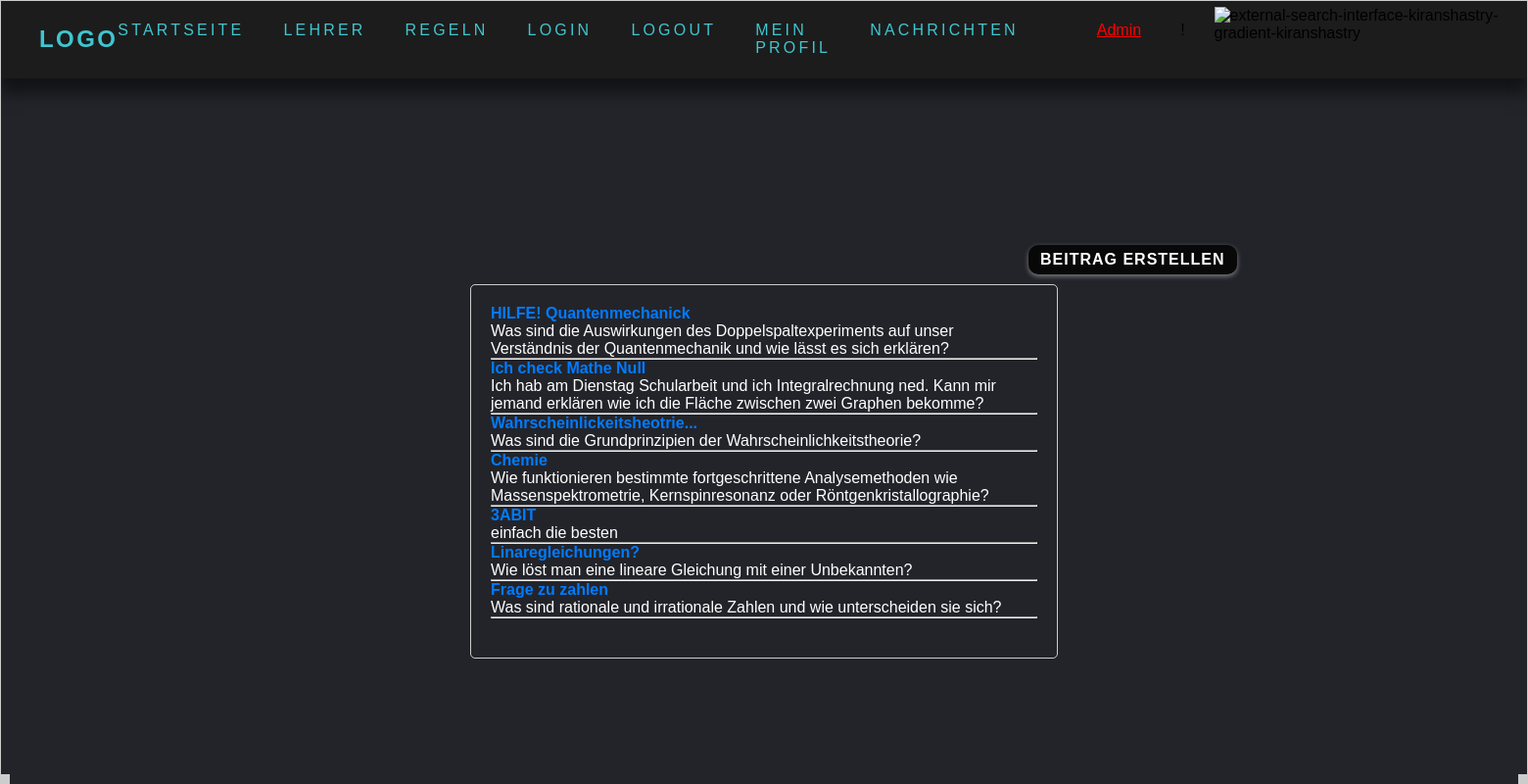
The app's page / (signed in) with its own data.
### forum_app/models.py (models this page shows, shortened)
class beitrag(models.Model):
    titel = models.CharField(max_length=100)
    beitrag = models.CharField(max_length=500)
    likes = models.ManyToManyField(User, related_name='liked_beitraege', blank=True)
    image = models.ImageField(upload_to="static/test", null=True, blank=True)

### forum_app/views.py (the view)
# urls.py: path('', views.index,name='index'),
def index(request):
    post = forms.PostBeitrag()
    all_beitrag = beitrag.objects.all()
    all_comment = comment.objects.all()
    if request.method == 'POST':
        post = forms.PostBeitrag(request.POST)
        if post.is_valid():
            post.save(commit=True)
            post = forms.PostBeitrag()
            return HttpResponseRedirect(reverse('index'))
    return render(request, 'forum_app/index.html',{'beitrag_form':post, 'beitrag':all_beitrag, 'beitrag.comment.all':all_comment,})

### forum_app/forms.py
class PostBeitrag(forms.ModelForm):
    class Meta:
        model = beitrag
        fields = ['titel', 'beitrag', 'image']
        widgets = {'beitrag': forms.Textarea(attrs={'placeholder': 'Beitrag'}),
                   'titel':forms.TextInput(attrs={'placeholder': 'Titel'})}

### templates/forum_app/index.html (shortened to what this page needs)
<!DOCTYPE html>
{% load static %}
<html lang="de">
    <head>
        <link href="{%static 'style2.css'%}" rel="stylesheet">
        <link href="{%static 'index.css'%}" rel="stylesheet">
    </head>
    <body>
      <header>
        <a href ="{% url 'index' %}" class="logo"> Logo </a>
        <div class="nav">
          <ul class="navigation">
                <li><a href="{% url 'index' %}">Startseite</a></li>
                <li><a href="{% url 'lehrer' %}">Lehrer</a></li>
                <li><a href="{% url 'rules' %}">Regeln</a></li>
                <li><a href="{% url 'login' %}">Login</a></li>
                {% if user.is_authenticated %}
                <li><a class="loged-in" href="{% url 'logout' %}">Logout</a></li>
                  <li><a href="{%url 'profil'%}" class="loged-in">Mein Profil</a></li>
                  <li><a href="{%url 'inbox'%}" class="loged-in">Nachrichten</a></li>
                  {% if user.is_superuser %}
                  <li></li><a href="{% url 'admin:index' %}" class="loged-in" style="color: red;" >Admin</a>
                  {%endif%}!
              {%endif%}
            </div>
            <div class="search">
              <span class="icon">
              <img name="search-outline" class="searchBtn" width="32" height="32" src="https://img.icons8.com/external-kiranshastry-gradient-kiranshastry/64/external-search-interface-kiranshastry-gradient-kiranshastry.png" alt="external-search-interface-kiranshastry-gradient-kiranshastry"/>
            </span>
            </div>
      </header>
      <input id="post_erstellen" type="submit" value="Beitrag erstellen">
      <div class="box">
        <div class="box-inner">
  {% if user.is_authenticated %}
    <ul>
      {% for post in beitrag %}
        <strong><a href="{% url 'beitrag-detail' post.pk %}">{{ post.titel }}</a> <br/> </strong>
        {{ post.beitrag }}
        <img src="{{ post.image }}" alt=""> <hr>
        {%endfor%}
    </ul>
  {%else%}
    {% for post in beitrag %}
      <strong>{{ post.titel }}</strong><br>
      {{ post.beitrag }}
      <img src="{{ post.image }}" alt=""> <hr><hr>
    {% endfor%}
  {%endif%}
    </div>
    <div class="border bottom-left"></div>
    <div class="border bottom-right"></div>
</div>
    </body>
</html>

### static/style2.css (style rules this page uses)
* { margin: 0px; padding: 0px; box-sizing: border-box; font-family: 'Poppins',sans-serif; }
body { justify-content: center; align-items: center; min-height: 350px; background-color: #23242a; overflow-x: hidden; margin-top: 250px; }
header { position: absolute; top: 0; left: 0; width: 100%; height: 80px; background-color: #1c1c1c; padding: 20px 40px; display: flex; justify-content:space-between ; align-items: center; box-shadow: 0 15px 15px rgba(0,0,0,0.5); }
.logo { color: #3fc6d0; text-decoration: none; font-size: 1.5em; font-weight: 700; text-transform: uppercase; letter-spacing: 0.1em; }
.nav { display: flex; align-items: center; }
header ul { position: relative; display: flex; gap: 40px; }
header ul li { list-style: none; }
header ul li a { position: relative; text-decoration: none; font-size: 1em; color: #3fc6d0; text-transform:uppercase ; letter-spacing: 0.2em; }
header ul li a::before { content: ''; position: absolute; bottom: -8px; width: 100%; height: 2px; background-color: #ce2f5d; transform: scaleX(0); transition: transform 0.5s ease-in-out; transform-origin: right; }
.search span img { cursor: pointer; z-index: 20; position: relative; }
.searchBtn { position: relative; left: 30px; top:2.5px; transition: 0.5s ease-in-out; }
#post_erstellen { display: inline-block; background-color: #080808; color: #fff; border: none; padding: 6px 12px; margin-left: 1050px; margin-bottom: 10px; font-size: 1rem; font-weight: 700; text-transform: uppercase; letter-spacing: 1px; border-radius: 10px; box-shadow: 0px 2px 5px rgba(215, 213, 213, 0.5); transition: background-color 0.3s ease-in-out, transform 0.3s ease-in-out; cursor: pointer; }

### static/index.css (style rules this page uses)
.box { background-color: #23242a; width: 600px; margin: 0 auto; padding: 20px; border: 1px solid #ccc; border-radius: 5px; color: white; }
.box-inner { margin-bottom: 20px; }
.box ul { list-style: none; padding: 0; }
.box strong { font-weight: bold; }
.box a { text-decoration: none; color: #007bff; }
.box .border { position: absolute; background-color: #ccc; }
.box .bottom-left { bottom: 0; left: 0; width: 10px; height: 10px; }
.box .bottom-right { bottom: 0; right: 0; width: 10px; height: 10px; }

### records on screen
beitrag: titel "HILFE! Quantenmechanick", beitrag "Was sind die Auswirkungen des Doppelspaltexperiments auf unser Verständnis der Quantenmechanik und wie lässt es sich erklären?"
beitrag: titel "Ich check Mathe Null", beitrag "Ich hab am Dienstag Schularbeit und ich Integralrechnung ned. Kann mir jemand erklären wie ich die Fläche zwischen zwei Graphen bekomme?"
beitrag: titel "Wahrscheinlickeitsheotrie...", beitrag "Was sind die Grundprinzipien der Wahrscheinlichkeitstheorie?"
beitrag: titel "Chemie", beitrag "Wie funktionieren bestimmte fortgeschrittene Analysemethoden wie Massenspektrometrie, Kernspinresonanz oder Röntgenkristallographie?"
beitrag: titel "3ABIT", beitrag "einfach die besten"
beitrag: titel "Linaregleichungen?", beitrag "Wie löst man eine lineare Gleichung mit einer Unbekannten?"
beitrag: titel "Frage zu zahlen", beitrag "Was sind rationale und irrationale Zahlen und wie unterscheiden sie sich?"
